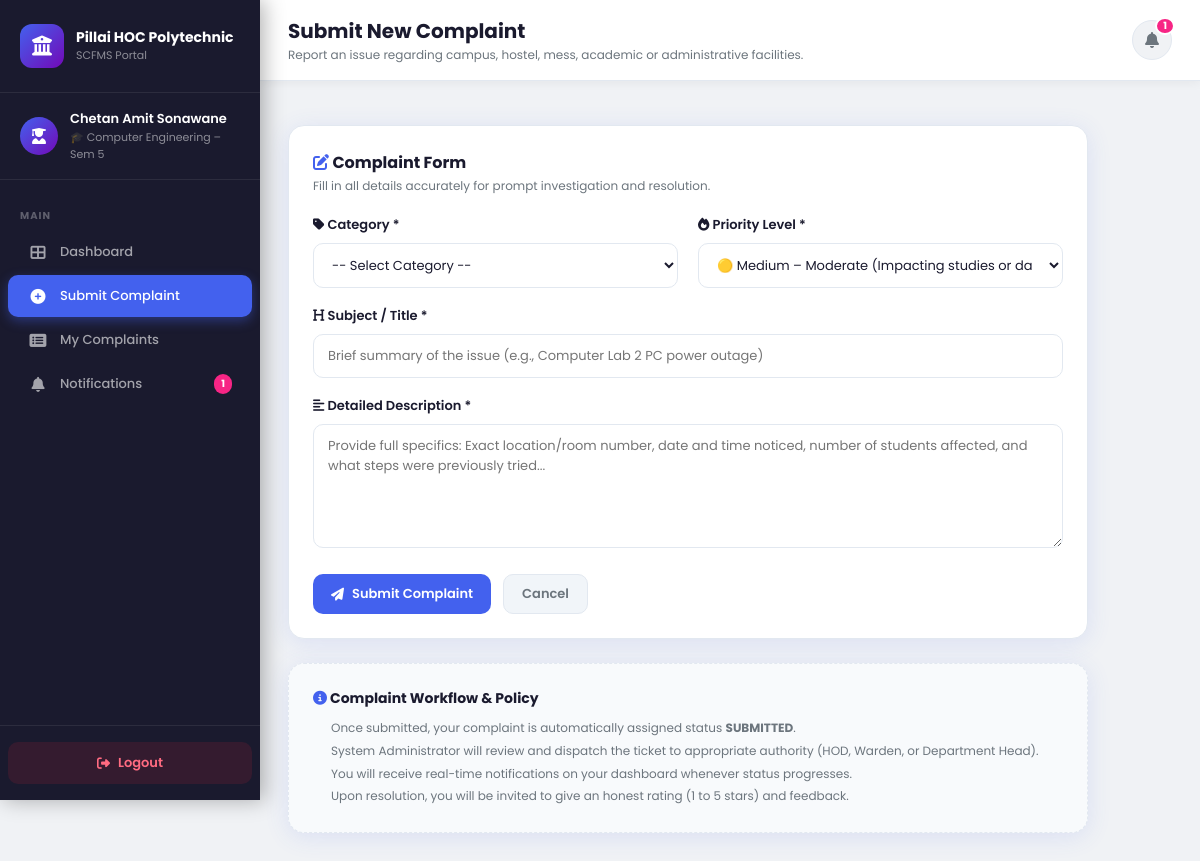
The page /student/submit (signed in) on the database its author committed.
### flask_app/models/models.py (models this page shows, shortened)
class User(db.Model, UserMixin):
    __tablename__ = 'users'
    id          = db.Column(db.Integer, primary_key=True)
    name        = db.Column(db.String(120), nullable=False)
    email       = db.Column(db.String(120), unique=True, nullable=False)
    password    = db.Column(db.String(256), nullable=False)
    role        = db.Column(db.String(20), nullable=False)   # student / staff / admin
    roll_no     = db.Column(db.String(30))
    branch      = db.Column(db.String(100))
    semester    = db.Column(db.Integer)
    department  = db.Column(db.String(100))
    designation = db.Column(db.String(100))
    complaints_submitted = db.relationship('Complaint', foreign_keys='Complaint.student_id',
                                           back_populates='student', lazy='dynamic')
    complaints_assigned  = db.relationship('Complaint', foreign_keys='Complaint.assigned_to',
                                           back_populates='assignee', lazy='dynamic')
    notifications = db.relationship('Notification', back_populates='user', lazy='dynamic',
                                    cascade='all, delete-orphan')
    feedbacks     = db.relationship('Feedback', back_populates='student', lazy='dynamic')

### flask_app/routes/student.py (the view, shortened to what this page needs)
@student_bp.route('/submit', methods=['GET', 'POST'])
@login_required
@student_required
def submit():
    notif_count = Notification.query.filter_by(user_id=current_user.id, is_read=False).count()
    return render_template('student/submit.html', notif_count=notif_count)

### flask_app/models/models.py (called while the page is built)
@login_manager.user_loader
def load_user(user_id):
    return User.query.get(int(user_id))

### flask_app/routes/student.py (called while the page is built)
def student_required(f):
    from functools import wraps
    @wraps(f)
    def decorated(*args, **kwargs):
        if not current_user.is_authenticated or current_user.role != 'student':
            flash('Access denied.', 'danger')
            return redirect(url_for('auth.login'))
        return f(*args, **kwargs)
    return decorated

### flask_app/templates/student/submit.html (shortened to what this page needs)
{% extends "base.html" %}
{% block avatar_bg %}linear-gradient(135deg,#4361ee,#7209b7){% endblock %}
{% block avatar_icon %}fa-user-graduate{% endblock %}
{% block user_role_label %}🎓 {{ current_user.branch }} – Sem {{ current_user.semester }}{% endblock %}
{% block sidebar_nav %}
<div class="nav-section"><span class="nav-section-label">Main</span></div>
<a href="{{ url_for('student.dashboard') }}"    class="nav-item"><i class="fas fa-th-large"></i> Dashboard</a>
<a href="{{ url_for('student.submit') }}"       class="nav-item active"><i class="fas fa-plus-circle"></i> Submit Complaint</a>
<a href="{{ url_for('student.my_complaints') }}"class="nav-item"><i class="fas fa-list-alt"></i> My Complaints</a>
<a href="{{ url_for('student.notifications') }}"class="nav-item">
  <i class="fas fa-bell"></i> Notifications
  {% if notif_count %}<span class="nav-badge">{{ notif_count }}</span>{% endif %}
</a>
{% endblock %}
{% block page_title %}Submit New Complaint{% endblock %}
{% block page_subtitle %}Report an issue regarding campus, hostel, mess, academic or administrative facilities.{% endblock %}
{% block content %}
<div style="max-width: 800px;">
  <div class="card">
    <div class="card-header">
      <div>
        <div class="card-title"><i class="fas fa-edit" style="color:var(--primary);"></i> Complaint Form</div>
        <div class="card-subtitle">Fill in all details accurately for prompt investigation and resolution.</div>
      </div>
    </div>
    <form method="POST" action="{{ url_for('student.submit') }}">
      <div class="form-row">
        <div class="form-group-d">
          <label><i class="fas fa-tag"></i> Category *</label>
          <select name="category" required>
            <option value="">-- Select Category --</option>
          </select>
        </div>
        <div class="form-group-d">
          <label><i class="fas fa-fire"></i> Priority Level *</label>
          <select name="priority" required>
            <option value="medium" selected>🟡 Medium – Moderate (Impacting studies or daily routine)</option>
          </select>
        </div>
      </div>
      <div class="form-group-d">
        <label><i class="fas fa-heading"></i> Subject / Title *</label>
        <input type="text" name="title" placeholder="Brief summary of the issue (e.g., Computer Lab 2 PC power outage)" required maxlength="200"/>
      </div>
      <div class="form-group-d">
        <label><i class="fas fa-align-left"></i> Detailed Description *</label>
        <textarea name="description" placeholder="Provide full specifics: Exact location/room number, date and time noticed, number of students affected, and what steps were previously tried..." required rows="5"></textarea>
      </div>
      <div style="display:flex; gap:12px; margin-top:20px;">
        <button type="submit" class="btn btn-blue">
          <i class="fas fa-paper-plane"></i> Submit Complaint
        </button>
        <a href="{{ url_for('student.dashboard') }}" class="btn btn-gray">
          Cancel
        </a>
      </div>
    </form>
  </div>
  <div class="card" style="background: #f8fafc; border: 1px dashed var(--border);">
    <h4 style="font-size:14px; font-weight:700; margin-bottom:8px; color:var(--text-dark);">
      <i class="fas fa-info-circle" style="color:var(--primary);"></i> Complaint Workflow & Policy
    </h4>
    <ul style="font-size:12px; color:var(--text-muted); line-height:1.9; padding-left:18px;">
      <li>Once submitted, your complaint is automatically assigned status <strong>SUBMITTED</strong>.</li>
      <li>System Administrator will review and dispatch the ticket to appropriate authority (HOD, Warden, or Department Head).</li>
      <li>You will receive real-time notifications on your dashboard whenever status progresses.</li>
      <li>Upon resolution, you will be invited to give an honest rating (1 to 5 stars) and feedback.</li>
    </ul>
  </div>
</div>
{% endblock %}

### flask_app/templates/base.html (shortened to what this page needs)
<!DOCTYPE html>
<html lang="en">
<head>
  <link rel="stylesheet" href="{{ url_for('static', filename='css/style.css') }}"/>
  <link rel="stylesheet" href="https://cdnjs.cloudflare.com/ajax/libs/font-awesome/6.4.0/css/all.min.css"/>
</head>
<body class="app-body">
<aside class="sidebar" id="sidebar">
  <div class="sidebar-logo">
    <div class="logo-circle"><i class="fas fa-university"></i></div>
    <div>
      <h2>Pillai HOC Polytechnic</h2>
      <p>SCFMS Portal</p>
    </div>
  </div>
  <div class="sidebar-user">
    <div class="user-avatar" style="background:{% block avatar_bg %}linear-gradient(135deg,#4361ee,#7209b7){% endblock %};">
      <i class="fas {% block avatar_icon %}fa-user{% endblock %}"></i>
    </div>
    <div class="user-info">
      <div class="name">{{ current_user.name }}</div>
      <div class="role">{% block user_role_label %}{% endblock %}</div>
    </div>
  </div>
  <nav class="sidebar-nav">
    {% block sidebar_nav %}{% endblock %}
  </nav>
  <div class="sidebar-footer">
    <a href="{{ url_for('auth.logout') }}" class="logout-btn">
      <i class="fas fa-sign-out-alt"></i> Logout
    </a>
  </div>
</aside>
<div class="main-content">
  <div class="top-bar">
    <div class="top-bar-left">
      <div>
        <h1>{% block page_title %}Dashboard{% endblock %}</h1>
        <p>{% block page_subtitle %}{% endblock %}</p>
      </div>
    </div>
    <div class="top-bar-right">
      <a href="{{ url_for(current_user.role + '.notifications') if current_user.role == 'student' else '#' }}"
         class="top-bar-btn notif-btn" title="Notifications">
        <i class="fas fa-bell"></i>
        {% if notif_count and notif_count > 0 %}
          <span class="notif-badge">{{ notif_count }}</span>
        {% endif %}
      </a>
    </div>
  </div>
  <div class="flash-container">
  </div>
  <div class="page-content">
    {% block content %}{% endblock %}
  </div>
</div>
</body>
</html>

### rows shown on the page
User: name "Chetan Amit Sonawane", branch "Computer Engineering", semester "5"

### other values the page prints
{{ notif_count }} "1"
